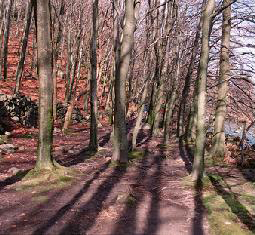
#> input picture ArbreG.tif, 255 x 235 px
$ python stereo.py
#> lines starting #> are read from the running program, lines starting #| are printed output that depends on the picture
import numpy as np
import cv2 as cv
from matplotlib import pyplot as plt
img1 = cv.imread('ArbreG.tif',0)  #queryimage # left image
#> img1: shape (235, 255); min 0, max 255, mean 105.6
img2 = cv.imread('ArbreD.tif',0) #trainimage # right image
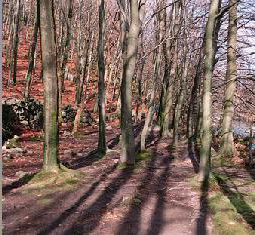
#> input picture ArbreD.tif, 255 x 235 px
#> img2: shape (235, 255); min 1, max 254, mean 107.1
sift = cv.xfeatures2d.SIFT_create()
# find the keypoints and descriptors with SIFT
kp1, des1 = sift.detectAndCompute(img1,None)
#> kp1 = 838 keypoints; strongest (x, y, size): (7, 133, 2.4), (244, 53, 2), (15, 118, 3.1), (88, 117, 2.1)
kp2, des2 = sift.detectAndCompute(img2,None)
#> kp2 = 800 keypoints; strongest (x, y, size): (15, 136, 2.3), (216, 56, 1.9), (139, 8, 1.9), (157, 128, 3.4)
# FLANN parameters
FLANN_INDEX_KDTREE = 1
index_params = dict(algorithm = FLANN_INDEX_KDTREE, trees = 5)
search_params = dict(checks=50)
flann = cv.FlannBasedMatcher(index_params,search_params)
matches = flann.knnMatch(des1,des2,k=2)
#> matches = 838 matches
good = []
pts1 = []
pts2 = []
# ratio test as per Lowe's paper
for i,(m,n) in enumerate(matches):
    if m.distance < 0.8*n.distance:
        good.append(m)
        pts2.append(kp2[m.trainIdx].pt)
        pts1.append(kp1[m.queryIdx].pt)
#> after the loop, good = 197 matches; pts1 = 197 pairs, first value 5.37 to 242.1, second value 4.94 to 231.4; pts2 = 197 pairs, first value 12.62 to 250.5, second value 7.74 to 231.8


# Fundamental Matrix
pts1 = np.int32(pts1)
#> pts1 = 197 pairs, first value 5 to 242, second value 4 to 231
pts2 = np.int32(pts2)
#> pts2 = 197 pairs, first value 12 to 250, second value 7 to 231
F, mask = cv.findFundamentalMat(pts1,pts2,cv.FM_LMEDS)
#> F = [[-2.54e-06, -5.15e-05, 0.0585], [5.72e-05, 3.89e-05, -0.238], [-0.0631, 0.229, 1]]; mask = 197 values, max 1 at index 0, min 0 at index 4, mean 0.873
# We select only inlier points
pts1 = pts1[mask.ravel()==1]
#> pts1 = 172 pairs, first value 5 to 240, second value 4 to 222
pts2 = pts2[mask.ravel()==1]
#> pts2 = 172 pairs, first value 12 to 250, second value 7 to 224

def drawlines(img1,img2,lines,pts1,pts2):
    ''' img1 - image on which we draw the epilines for the points in img2
        lines - corresponding epilines '''
    r,c = img1.shape
    img1 = cv.cvtColor(img1,cv.COLOR_GRAY2BGR)
    img2 = cv.cvtColor(img2,cv.COLOR_GRAY2BGR)
    for r,pt1,pt2 in zip(lines,pts1,pts2):
        color = tuple(np.random.randint(0,255,3).tolist())
        x0,y0 = map(int, [0, -r[2]/r[1] ])
        x1,y1 = map(int, [c, -(r[2]+r[0]*c)/r[1] ])
        img1 = cv.line(img1, (x0,y0), (x1,y1), color,1)
        img1 = cv.circle(img1,tuple(pt1),5,color,-1)
        img2 = cv.circle(img2,tuple(pt2),5,color,-1)
    return img1,img2


# Find epilines corresponding to points in right image (second image) and
# drawing its lines on left image
lines1 = cv.computeCorrespondEpilines(pts2.reshape(-1,1,2), 2,F)
#> lines1 = 172 rows, first 8: [-0.25, 0.968, -54.11], [-0.252, 0.968, -48.14], [-0.219, 0.976, -169.7], [-0.231, 0.973, -127.2], [-0.219, 0.976, -172.4], [-0.223, 0.975, -157.4], [-0.217, 0.976, -179.9], [-0.23, 0.973, -130.6]
lines1 = lines1.reshape(-1,3)
img5,img6 = drawlines(img1,img2,lines1,pts1,pts2)
#> the loop in drawlines, `for r,pt1,pt2 in zip(lines,pts1,pts2):` made 172 passes
#> (r, pt1, pt2, color, y0, y1) on passes 1 to 3: ([-0.25, 0.968, -54.11], [5, 58], [15, 62], (172, 47, 117), 55, 121), ([-0.252, 0.968, -48.14], [5, 52], [15, 56], (192, 67, 251), 49, 116), ([-0.219, 0.976, -169.7], [6, 175], [12, 179], (195, 103, 9), 173, 231)
#> pass 1, in drawlines, `img1 = cv.line(img1, (x0,y0), (x1,y1), color,1)`:
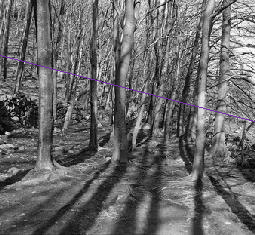
#> img1: shape (235, 255, 3); mean B, G, R 105.9, 105.3, 105.6
#> after the loop in drawlines, `for r,pt1,pt2 in zip(lines,pts1,pts2):`:
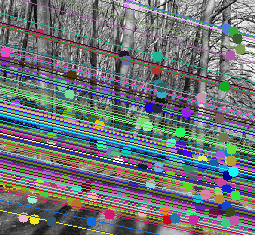
#> img1: shape (235, 255, 3); mean B, G, R 118.3, 115.4, 110.7
#> after the loop in drawlines, `for r,pt1,pt2 in zip(lines,pts1,pts2):`:
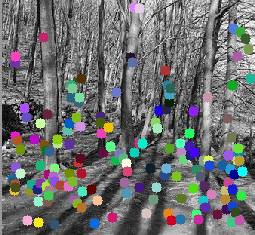
#> img2: shape (235, 255, 3); mean B, G, R 111.3, 110.9, 109.2
# Find epilines corresponding to points in left image (first image) and
# drawing its lines on right image
lines2 = cv.computeCorrespondEpilines(pts1.reshape(-1,1,2), 1,F)
#> lines2 = 172 rows, first 8: [0.229, -0.973, 57.69], [0.23, -0.973, 51.95], [0.209, -0.978, 172.2], [0.217, -0.976, 130.4], [0.209, -0.978, 174.8], [0.211, -0.977, 159.8], [0.207, -0.978, 182.9], [0.216, -0.976, 132.9]
lines2 = lines2.reshape(-1,3)
img3,img4 = drawlines(img2,img1,lines2,pts2,pts1)
#> the loop in drawlines (call 2), `for r,pt1,pt2 in zip(lines,pts1,pts2):` made 172 passes
#> (r, pt1, pt2, color, y0, y1) on passes 1 to 3: ([0.229, -0.973, 57.69], [15, 62], [5, 58], (163, 58, 177), 59, 119), ([0.23, -0.973, 51.95], [15, 56], [5, 52], (106, 201, 44), 53, 113), ([0.209, -0.978, 172.2], [12, 179], [6, 175], (13, 121, 70), 176, 230)
#> pass 1, in drawlines (call 2), `img1 = cv.line(img1, (x0,y0), (x1,y1), color,1)`:
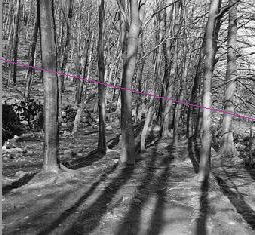
#> img1: shape (235, 255, 3); mean B, G, R 107.3, 106.9, 107.4
#> after the loop in drawlines (call 2), `for r,pt1,pt2 in zip(lines,pts1,pts2):`:
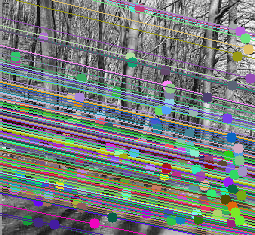
#> img1: shape (235, 255, 3); mean B, G, R 122, 124.1, 117.3
#> after the loop in drawlines (call 2), `for r,pt1,pt2 in zip(lines,pts1,pts2):`:
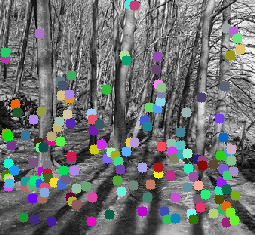
#> img2: shape (235, 255, 3); mean B, G, R 111.7, 111.7, 109.4
plt.subplot(121),plt.imshow(img5)
plt.subplot(122),plt.imshow(img3)
plt.show()
#> figure, not shown here; B, G, R data is drawn as R, G, B
